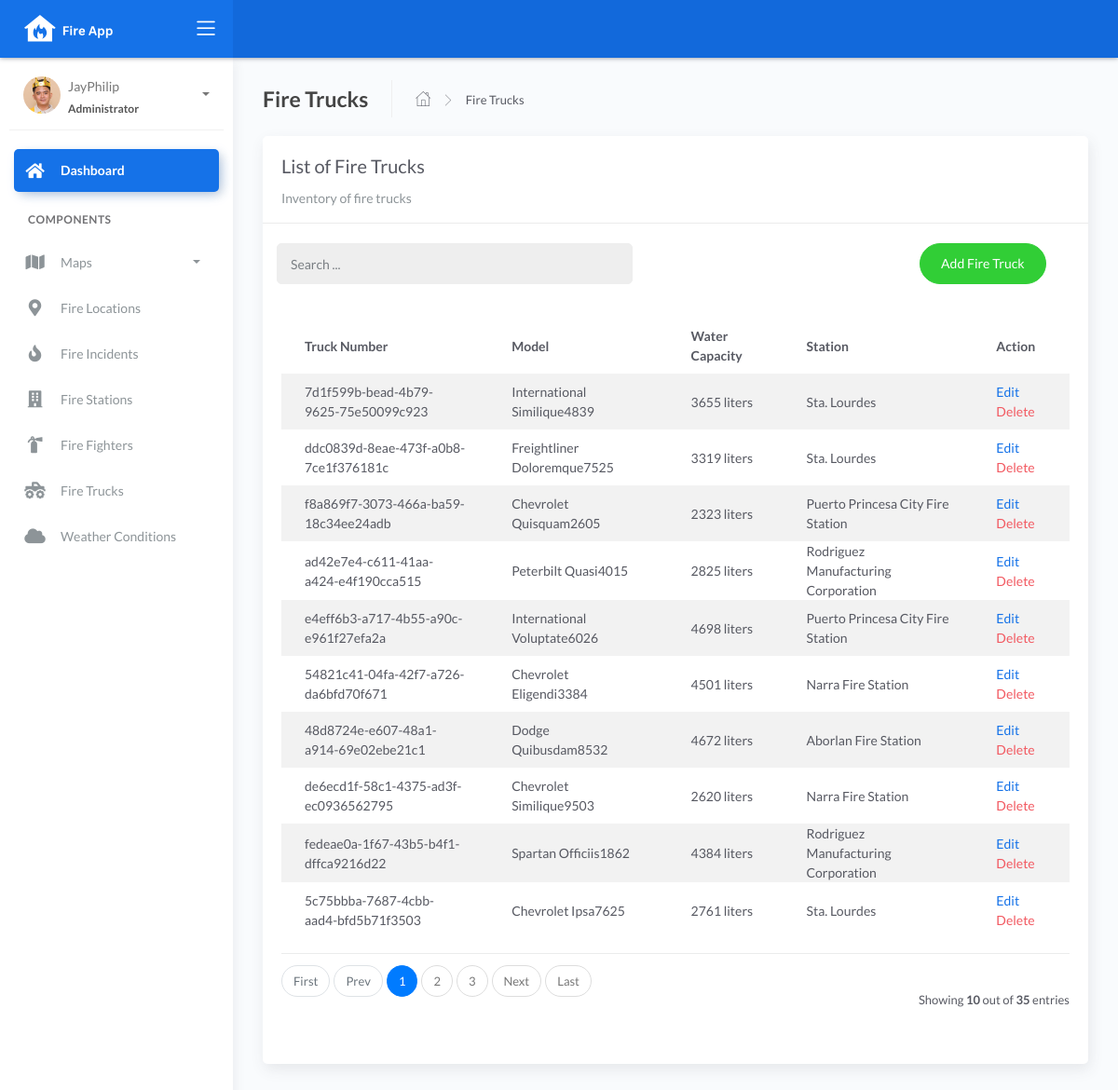
Page /firetruck_list on the earlier database version.
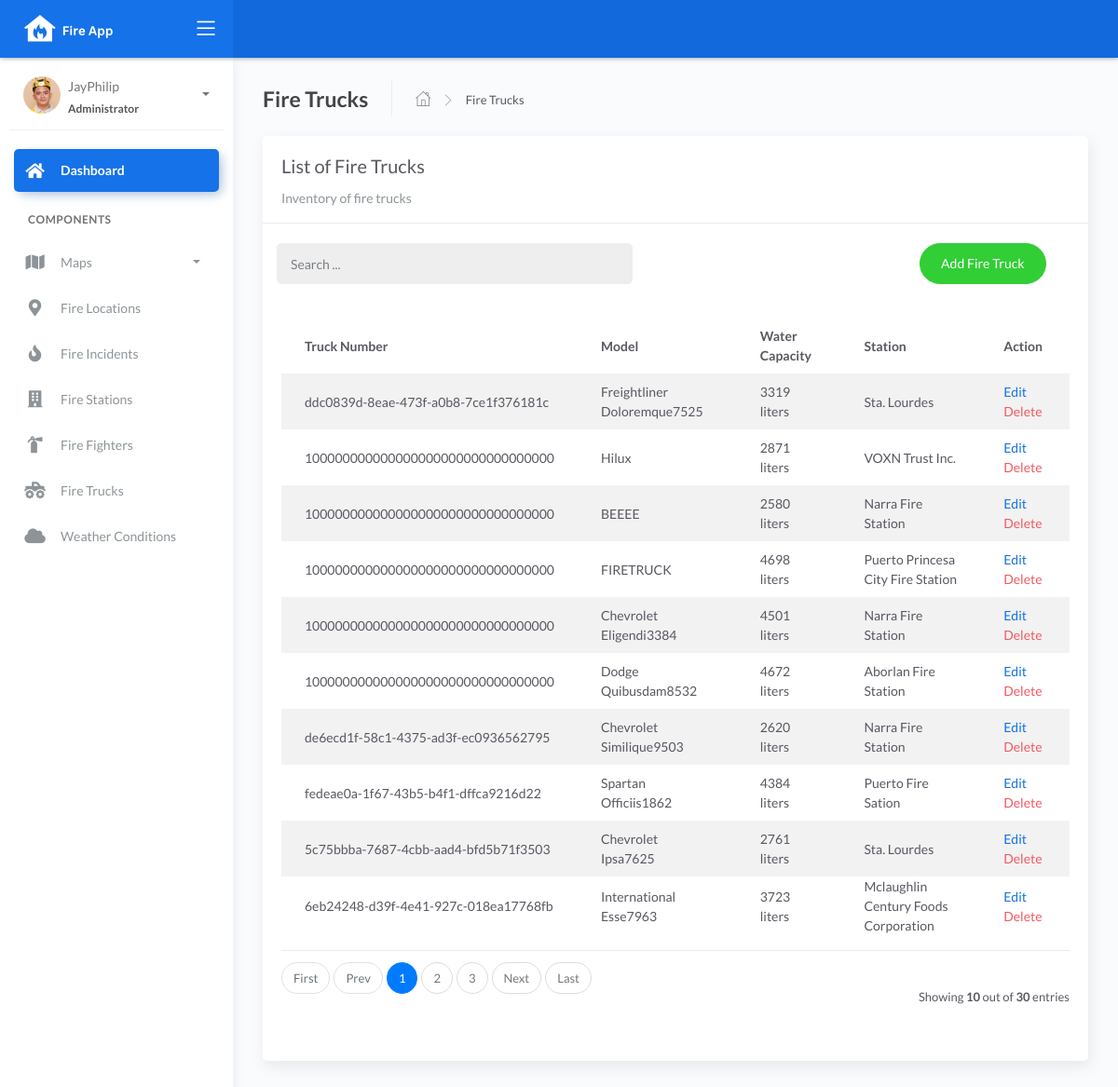
Same page on the later database version.
### fire/models.py (models this page shows, shortened)
class BaseModel(models.Model):
    created_at = models.DateTimeField(auto_now_add=True, db_index=True)
    updated_at = models.DateTimeField(auto_now=True)
    class Meta:
        abstract = True

class FireTruck(BaseModel):
    truck_number = models.CharField(max_length=150)
    model = models.CharField(max_length=150)
    capacity = models.CharField(max_length=150)  # water
    station = models.ForeignKey(FireStation, on_delete=models.CASCADE)

class FireStation(BaseModel):
    name = models.CharField(max_length=150)
    latitude = models.DecimalField(
        max_digits=22, decimal_places=16, null=True, blank=True)
    longitude = models.DecimalField(
        max_digits=22, decimal_places=16, null=True, blank=True)
    address = models.CharField(max_length=150)
    city = models.CharField(max_length=150)  # can be in separate table
    country = models.CharField(max_length=150)  # can be in separate table
    def __str__(self):
        return f"{self.name}"

### fire/views.py (the view)
# urls.py: path('firetruck_list', FireTruckList.as_view(), name='firetruck-list'),
class FireTruckList(ListView):
    model = FireTruck
    context_object_name = 'firetruck'
    template_name = "firetruck_list.html"
    paginate_by = 10
    def get_queryset(self, *args, **kwargs):
         qs = super(FireTruckList, self).get_queryset(*args, **kwargs)
         if self.request.GET.get("q") != None:
             query = self.request.GET.get('q')
             qs = qs.filter(Q(truck_number__icontains=query) |
                            Q(model__icontains=query) |
                            Q(capacity__icontains=query) )
         return qs

### templates/firetruck_list.html (shortened to what this page needs)
{% extends 'base.html' %} {% load static %} {% block content %}
<div class="content">
    <div class="page-inner">
        <div class="page-header">
            <h4 class="page-title">Fire Trucks</h4>
            <ul class="breadcrumbs">
                <li class="nav-home">
                    <a href="{%url 'dashboard-chart' %}">
                    <i class="flaticon-home"></i>
                    </a>
                </li>
                <li class="separator">
                    <i class="flaticon-right-arrow"></i>
                </li>
                <li class="nav-item">
                    <a href="#">Fire Trucks</a>
                </li>
            </ul>
        </div>
        <div class="row">
            <div class="col-md-12">
                <div class="card">
                    <div class="card-header">
                        <div class="card-title">List of Fire Trucks</div>
                        <div class="card-category">Inventory of fire trucks</div>
                    </div>
                    <br>
                        <div class="col-md-12 row">
                            <div class="col-md-6">
                                <form class="navbar-left navbar-form nav-search mr-md-3" action="{% url 'firetruck-list' %}">
                                    <div class="input-group">
                                        <input type="text" placeholder="Search ..." class="form-control" name="q">
                                        <div class="input-group-append">
                                        <span class="input-group-text">
                                        </span>
                                        </div>
                                    </div>
                                </form>
                            </div>
                            <div class="col-md-6">
                                <div class="pull-right">
                                    <a href="{% url 'firetruck-add'%}" class="btn btn-success btn-rounded">Add Fire Truck</a>
                                </div>
                            </div>
                        </div>
                    <div class="card-body">
                        <table class="table table-striped mt-3">
                            <thead>
                                <tr>
                                    <th scope="col">Truck Number</th>
                                    <th scope="col">Model</th>
                                    <th scope="col">Water Capacity</th>
                                    <th scope="col">Station</th>
                                    <th scope="col">Action</th>
                                </tr>
                            </thead>
                            <tbody>
                                {% for object in object_list %}
                                <tr>
                                    <td>{{ object.truck_number }}</td>
                                    <td>{{ object.model }}</td>
                                    <td>{{ object.capacity }} liters</td>
                                    <td>{{ object.station }}</td>
                                    <td>
                                        <a href="firetruck_list/edit/{{ object.id }}">Edit</a>
                                        <a href="firetruck_list/delete/{{ object.id }}" class="text-danger">Delete</a>
                                    </td>
                                </tr>
                                {% empty %}
                                <tr>
                                    <td colspan="4" style="text-align: center">
                                    <p class="text-sm font-weight-bold mb-0">No Records Found</p>
                                    </td>
                                </tr>
                                {% endfor %}
                            </tbody>
                        </table>
                        {% include 'includes/pagination.html' %}
                    </div>
                </div>
            </div>
        </div>
    </div>
</div>
{% endblock %}

Differences in the rows shown:
removed FireTruck: truck_number "7d1f599b-bead-4b79-9625-75e50099c923", model "International Similique4839", capacity "3655", station "Sta. Lourdes"
removed FireTruck: truck_number "f8a869f7-3073-466a-ba59-18c34ee24adb", model "Chevrolet Quisquam2605", capacity "2323", station "Puerto Princesa City Fire Station"
removed FireTruck: truck_number "ad42e7e4-c611-41aa-a424-e4f190cca515", model "Peterbilt Quasi4015", capacity "2825", station "Rodriguez Manufacturing Corporation"
added FireTruck: truck_number "100000000000000000000000000000000", model "Hilux", capacity "2871", station "VOXN Trust Inc."
added FireTruck: truck_number "100000000000000000000000000000000", model "BEEEE", capacity "2580", station "Narra Fire Station"
changed FireTruck "Puerto Princesa City Fire Station": truck_number "e4eff6b3-a717-4b55-a90c-e961f27efa2a" → "100000000000000000000000000000000"; model "International Voluptate6026" → "FIRETRUCK"
changed FireTruck "Chevrolet Eligendi3384": truck_number "54821c41-04fa-42f7-a726-da6bfd70f671" → "100000000000000000000000000000000"
changed FireTruck "Dodge Quibusdam8532": truck_number "48d8724e-e607-48a1-a914-69e02ebe21c1" → "100000000000000000000000000000000"
changed through a linked row, FireTruck "fedeae0a-1f67-43b5-b4f1-dffca9216d22": station "Rodriguez Manufacturing Corporation" → "Puerto Fire Sation"
now on this page (row unchanged): FireTruck: truck_number "6eb24248-d39f-4e41-927c-018ea17768fb", model "International Esse7963", capacity "3723", station "Mclaughlin Century Foods Corporation"
Other differences:
{{ paginator.count }}: "35" → "30"
